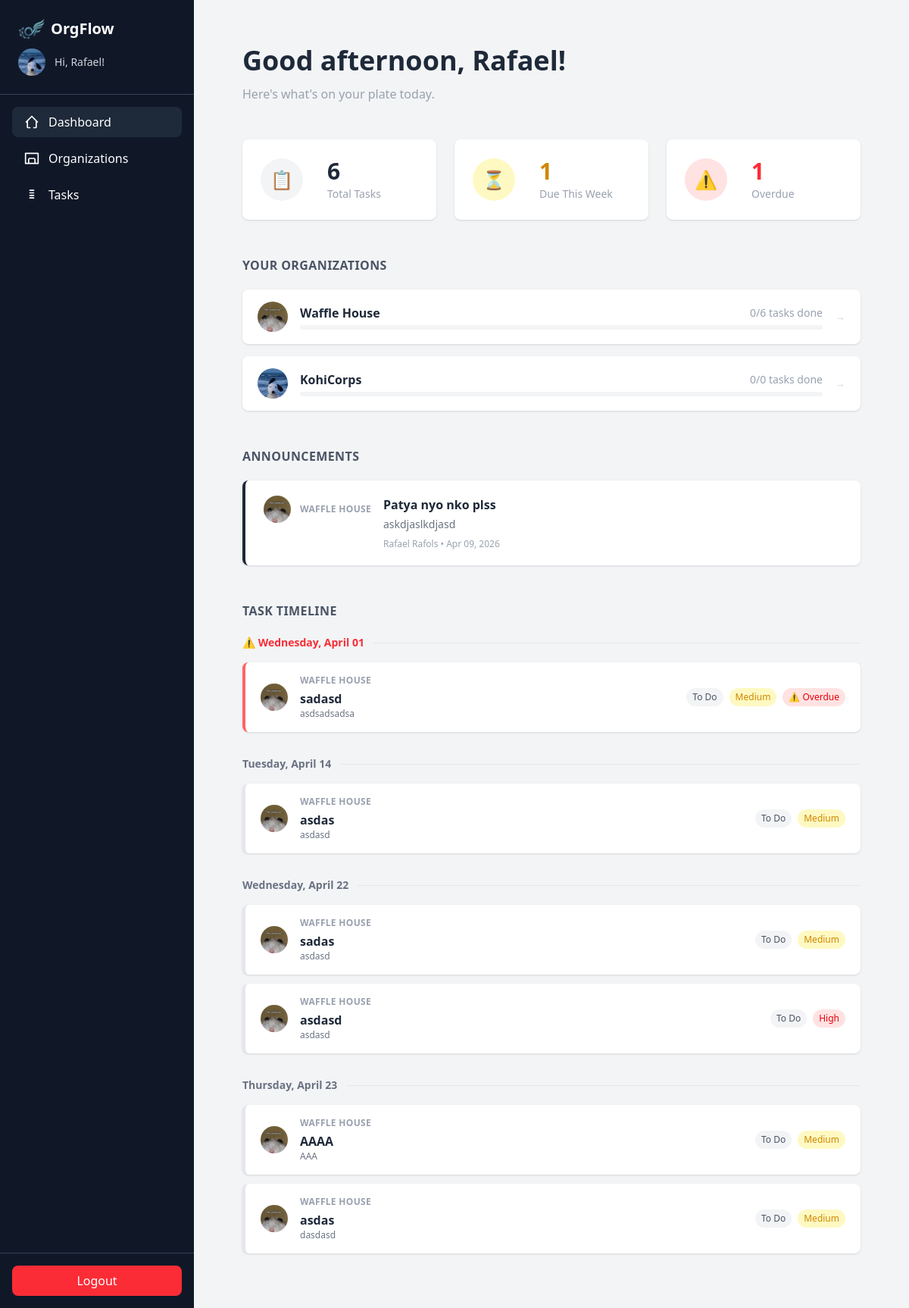
Before: /dashboard/ (signed in) with the older database file.
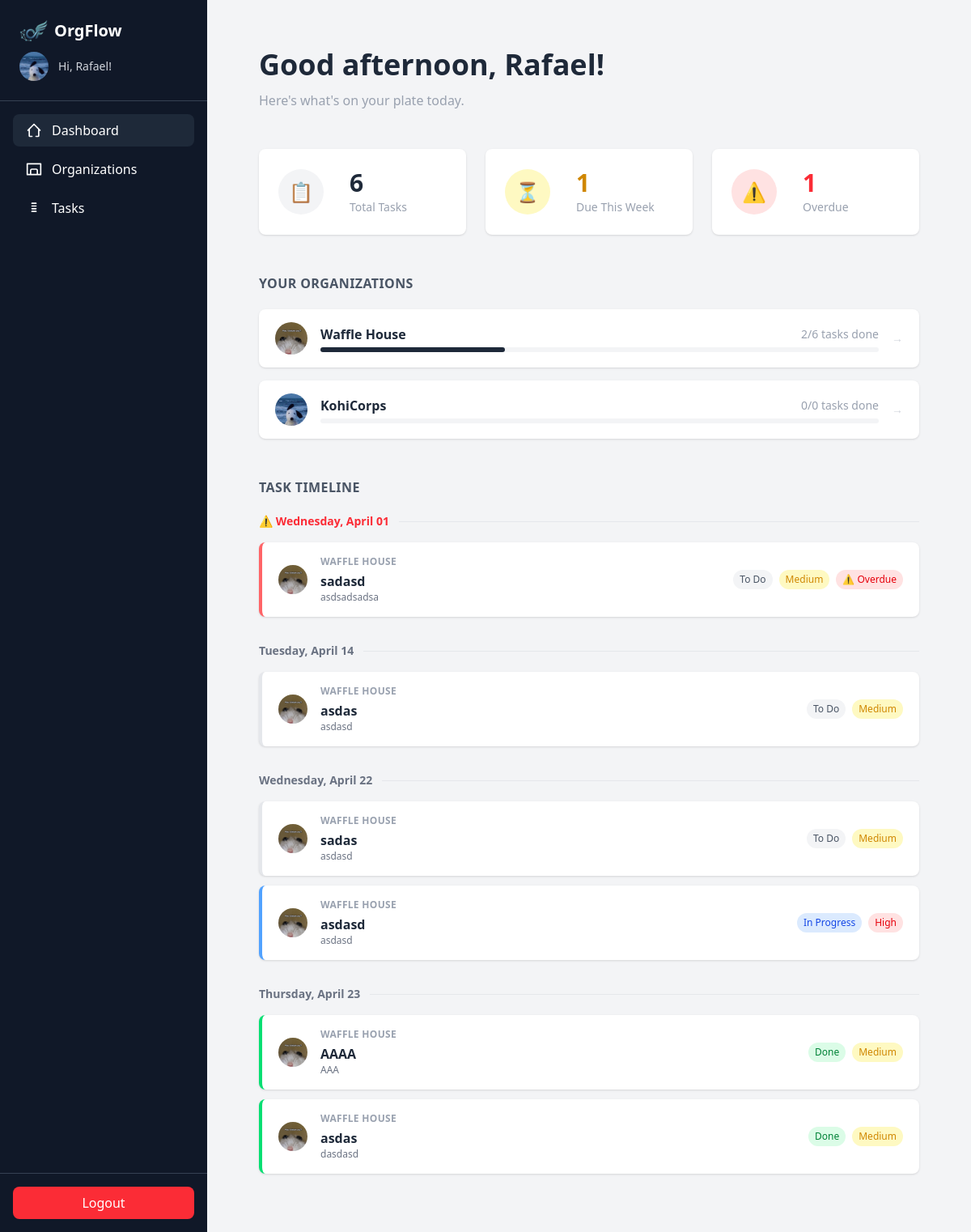
After: the same page with the newer database file.
### clubManagement/models.py (models this page shows, shortened)
class UserProfile(models.Model):
    user = models.OneToOneField(User, on_delete=models.CASCADE, related_name='profile')
    profile_picture = models.ImageField(upload_to='profile_pictures/', blank=True, null=True)

class Organization(models.Model):
    name = models.CharField(max_length=100)
    description = models.TextField(blank=True, default="")
    logo = models.ImageField(upload_to="org_logos/", blank=True, null=True)
    has_two_vp = models.BooleanField(default=False)
    invitation_code = models.CharField(max_length=8, unique=True, blank=True)
    owner = models.ForeignKey(User, on_delete=models.CASCADE)
    created_at = models.DateTimeField(auto_now_add=True)

class Announcement(models.Model):
    organization = models.ForeignKey(Organization, on_delete=models.CASCADE, related_name="announcements")
    created_by = models.ForeignKey(User, on_delete=models.CASCADE)
    title = models.CharField(max_length=200)
    content = models.TextField()
    created_at = models.DateTimeField(auto_now_add=True)

class Task(models.Model):
    STATUS_CHOICES = [
        ("TODO", "To Do"),
        ("PROG", "In Progress"),
        ("DONE", "Done"),
    ]
    PRIORITY_CHOICES = [
        ("HIGH", "High"),
        ("MED", "Medium"),
        ("LOW", "Low"),
    ]
    organization = models.ForeignKey(Organization, on_delete=models.CASCADE, related_name="tasks")
    title = models.CharField(max_length=200)
    description = models.TextField(blank=True, default="")
    assigned_to = models.ForeignKey(User, on_delete=models.CASCADE, related_name="assigned_tasks")
    created_by = models.ForeignKey(User, on_delete=models.CASCADE, related_name="created_tasks")
    status = models.CharField(max_length=4, choices=STATUS_CHOICES, default="TODO")
    priority = models.CharField(max_length=4, choices=PRIORITY_CHOICES, default="MED")
    due_date = models.DateField(blank=True, null=True)
    created_at = models.DateTimeField(auto_now_add=True)
    @property
    def is_overdue(self):
        from django.utils import timezone
        return self.due_date and self.status != "DONE" and self.due_date < timezone.now().date()

### clubManagement/views.py (the view, shortened to what this page needs)
# urls.py: path('dashboard/', views.dashboard, name='dashboard'),
@login_required
def dashboard(request):
    from django.utils import timezone
    from collections import defaultdict
    user_orgs = Organization.objects.filter(membership__user=request.user)
    today = timezone.now().date()
    week_end = today + timezone.timedelta(days=7)
    all_tasks = Task.objects.filter(
        assigned_to=request.user,
        organization__in=user_orgs
    ).select_related("organization").order_by("due_date", "created_at")
    total_tasks = all_tasks.count()
    due_this_week = all_tasks.filter(due_date__gte=today, due_date__lte=week_end).count()
    overdue_count = all_tasks.filter(due_date__lt=today).exclude(status="DONE").count()
    org_stats = []
    for org in user_orgs:
        org_tasks = all_tasks.filter(organization=org)
        total = org_tasks.count()
        done = org_tasks.filter(status="DONE").count()
        percent = round((done / total) * 100) if total > 0 else 0
        org_stats.append({"org": org, "total": total, "done": done, "percent": percent})
    announcements = Announcement.objects.filter(
        organization__in=user_orgs
    ).select_related("organization", "created_by").order_by("-created_at")[:10]
    groups_dict = defaultdict(list)
    no_due_date = []
    for task in all_tasks:
        if task.due_date:
            groups_dict[task.due_date].append(task)
        else:
            no_due_date.append(task)
    task_groups = []
    for date in sorted(groups_dict.keys()):
        tasks = groups_dict[date]
        is_today = date == today
        is_overdue = date < today
        if date.year == today.year:
            date_label = date.strftime('%A, %B %d')
        else:
            date_label = date.strftime('%A, %B %d, %Y')
        task_groups.append({
            "date": date,
            "date_label": date_label,
            "is_today": is_today,
            "is_overdue": is_overdue and not is_today,
            "tasks": tasks
        })
    return render(request, "dashboard.html", {
        "active_page": "dashboard",
        "organizations": user_orgs,
        "task_groups": task_groups,
        "total_tasks": total_tasks,
        "due_this_week": due_this_week,
        "overdue_count": overdue_count,
        "org_stats": org_stats,
        "announcements": announcements,
    })

### clubManagement/templates/dashboard.html (shortened to what this page needs)
{% extends 'base.html' %}
{% block content %}
{% if not organizations %}
<div class="flex items-center justify-center h-full">
  <div class="text-center">
    <div class="mb-6 text-gray-400 text-5xl">🏢</div>
    <h1 class="text-2xl font-semibold text-gray-800 mb-2">No organizations joined yet!</h1>
    <p class="text-gray-500 mb-6">Create one or join one to get started.</p>
    <a href="{% url 'organizations' %}" class="px-5 py-2 rounded bg-gray-900 text-white hover:bg-black">
      Go to Organizations
    </a>
  </div>
</div>
{% else %}
<div class="w-full max-w-6xl mx-auto px-16 py-10" style="padding-top: 60px;">
  <div class="mb-12">
    <h1 class="text-4xl font-bold text-gray-800" id="greeting">Hello, {{ request.user.first_name }}!</h1>
    <p class="text-base text-gray-400 mt-3">Here's what's on your plate today.</p>
  </div>
  <div class="grid grid-cols-3 gap-6 mb-12">
    <div class="bg-white rounded-lg shadow-sm p-6 flex items-center" style="gap: 2rem;">
      <div class="w-14 h-14 rounded-full bg-gray-100 flex items-center justify-center text-2xl flex-shrink-0">📋</div>
      <div>
        <p class="text-3xl font-bold text-gray-800">{{ total_tasks }}</p>
        <p class="text-sm text-gray-400 mt-0.5">Total Tasks</p>
      </div>
    </div>
    <div class="bg-white rounded-lg shadow-sm p-6 flex items-center" style="gap: 2rem;">
      <div class="w-14 h-14 rounded-full bg-yellow-100 flex items-center justify-center text-2xl flex-shrink-0">⏳</div>
      <div>
        <p class="text-3xl font-bold text-yellow-600">{{ due_this_week }}</p>
        <p class="text-sm text-gray-400 mt-0.5">Due This Week</p>
      </div>
    </div>
    <div class="bg-white rounded-lg shadow-sm p-6 flex items-center" style="gap: 2rem;">
      <div class="w-14 h-14 rounded-full bg-red-100 flex items-center justify-center text-2xl flex-shrink-0">⚠️</div>
      <div>
        <p class="text-3xl font-bold text-red-500">{{ overdue_count }}</p>
        <p class="text-sm text-gray-400 mt-0.5">Overdue</p>
      </div>
    </div>
  </div>
  <div class="mb-12">
    <h2 class="text-base font-semibold text-gray-600 uppercase tracking-wide mb-5">Your Organizations</h2>
    <div class="grid grid-cols-1 gap-4">
      {% for org_stat in org_stats %}
      <a href="{% url 'org_tasks' org_stat.org.id %}" class="bg-white rounded-lg shadow-sm px-5 py-4 flex items-center gap-4 hover:shadow transition-shadow">
        {% if org_stat.org.logo %}
        <img src="{{ org_stat.org.logo.url }}" style="width:40px;height:40px;border-radius:50%;object-fit:cover;flex-shrink:0;" />
        {% else %}
        <div style="width:40px;height:40px;border-radius:50%;background:#e5e7eb;display:flex;align-items:center;justify-content:center;font-size:1rem;flex-shrink:0;">🏢</div>
        {% endif %}
        <div class="flex-1 min-w-0">
          <div class="flex items-center justify-between mb-1">
            <p class="font-semibold text-gray-800 text-base">{{ org_stat.org.name }}</p>
            <p class="text-sm text-gray-400">{{ org_stat.done }}/{{ org_stat.total }} tasks done</p>
          </div>
          <div class="w-full bg-gray-100 rounded-full h-1.5">
            <div class="bg-gray-800 h-1.5 rounded-full transition-all"
              style="width: {% if org_stat.total > 0 %}{{ org_stat.percent }}%{% else %}0%{% endif %}"></div>
          </div>
        </div>
        <span class="text-gray-300 text-sm flex-shrink-0">&rarr;</span>
      </a>
      {% endfor %}
    </div>
  </div>
  {% if announcements %}
  <div class="mb-12">
    <h2 class="text-base font-semibold text-gray-600 uppercase tracking-wide mb-5">Announcements</h2>
    <div class="space-y-3">
      {% for announcement in announcements %}
      <div class="bg-white rounded-lg shadow-sm px-6 py-5 border-l-4 border-l-gray-800">
        <div class="flex items-start justify-between gap-4">
          <div class="flex items-center gap-3 flex-shrink-0">
            {% if announcement.organization.logo %}
            <img src="{{ announcement.organization.logo.url }}" style="width:36px;height:36px;border-radius:50%;object-fit:cover;" />
            {% else %}
            <div style="width:36px;height:36px;border-radius:50%;background:#e5e7eb;display:flex;align-items:center;justify-content:center;font-size:0.9rem;">🏢</div>
            {% endif %}
            <p class="text-xs font-semibold text-gray-400 uppercase tracking-wide">{{ announcement.organization.name }}</p>
          </div>
          <div class="flex-1">
            <p class="font-semibold text-gray-800">{{ announcement.title }}</p>
            <p class="text-sm text-gray-500 mt-1">{{ announcement.content }}</p>
            <p class="text-xs text-gray-400 mt-2">
              {{ announcement.created_by.get_full_name|default:announcement.created_by.username }}
              &bull; {{ announcement.created_at|date:"M d, Y" }}
            </p>
          </div>
        </div>
      </div>
      {% endfor %}
    </div>
  </div>
  {% endif %}
  <div>
    <h2 class="text-base font-semibold text-gray-600 uppercase tracking-wide mb-5">Task Timeline</h2>
    {% if task_groups %}
      {% for group in task_groups %}
      <div class="mb-8">
        <div class="flex items-center gap-3 mb-4">
          <div class="text-sm font-semibold {% if group.is_today %}text-blue-600{% elif group.is_overdue %}text-red-500{% else %}text-gray-500{% endif %}">
            {% if group.is_today %}
              Today — {{ group.date_label }}
            {% elif group.is_overdue %}
              ⚠️ {{ group.date_label }}
            {% else %}
              {{ group.date_label }}
            {% endif %}
          </div>
          <div class="flex-1 h-px bg-gray-200"></div>
        </div>
        <div class="space-y-3">
          {% for task in group.tasks %}
          <div class="bg-white rounded-lg shadow-sm px-5 py-4 flex items-center gap-4
            {% if task.is_overdue %}border-l-4 border-l-red-400
            {% elif task.status == 'DONE' %}border-l-4 border-l-green-400
            {% elif task.status == 'PROG' %}border-l-4 border-l-blue-400
            {% else %}border-l-4 border-l-gray-200{% endif %}">
            {% if task.organization.logo %}
            <img src="{{ task.organization.logo.url }}" style="width:36px;height:36px;border-radius:50%;object-fit:cover;flex-shrink:0;" />
            {% else %}
            <div style="width:36px;height:36px;border-radius:50%;background:#e5e7eb;display:flex;align-items:center;justify-content:center;font-size:0.9rem;flex-shrink:0;">🏢</div>
            {% endif %}
            <div class="flex-1 min-w-0">
              <p class="text-xs font-semibold text-gray-400 uppercase tracking-wide mb-1">{{ task.organization.name }}</p>
              <p class="font-semibold text-gray-800 truncate">{{ task.title }}</p>
              {% if task.description %}
              <p class="text-xs text-gray-500 truncate">{{ task.description }}</p>
              {% endif %}
            </div>
            <div class="flex items-center gap-2 flex-shrink-0">
              <span class="text-xs px-2 py-1 rounded-full
                {% if task.status == 'DONE' %}bg-green-100 text-green-700
                {% elif task.status == 'PROG' %}bg-blue-100 text-blue-700
                {% else %}bg-gray-100 text-gray-600{% endif %}">
                {{ task.get_status_display }}
              </span>
              <span class="text-xs px-2 py-1 rounded-full
                {% if task.priority == 'HIGH' %}bg-red-100 text-red-600
                {% elif task.priority == 'MED' %}bg-yellow-100 text-yellow-600
                {% else %}bg-green-100 text-green-600{% endif %}">
                {{ task.get_priority_display }}
              </span>
              {% if task.is_overdue %}
              <span class="text-xs px-2 py-1 rounded-full bg-red-100 text-red-600">⚠️ Overdue</span>
              {% endif %}
            </div>
          </div>
          {% endfor %}
        </div>
      </div>
      {% endfor %}
    {% else %}
    <div class="text-center py-12 text-gray-400 bg-white rounded-lg shadow-sm">
      <div class="text-4xl mb-3">✅</div>
      <p class="text-lg font-medium text-gray-600">No tasks assigned to you yet!</p>
      <p class="text-sm mt-1">When tasks are assigned to you they will appear here.</p>
    </div>
    {% endif %}
  </div>
</div>
{% endif %}
{% endblock %}

### clubManagement/templates/base.html (shortened to what this page needs)
{% load static %}
<!doctype html>
<html lang="en">
  <head>
    <link rel="stylesheet" href="{% static 'css/dist/styles.css' %}">
  </head>
  <body class="bg-gray-100">
    <div class="flex h-screen">
      <div class="w-64 bg-gray-900 text-white flex flex-col">
        <div class="p-6 border-b border-gray-700">
          <div class="flex items-center gap-2">
            <img src="{% static 'logo_navbar.png' %}" alt="OrgFlow logo" style="height:28px;width:auto;display:inline-block;" />
            <h1 class="text-xl font-bold">OrgFlow</h1>
          </div>
          <a href="{% url 'profile' %}" class="flex items-center gap-3 mt-3 hover:opacity-80">
            {% if request.user.profile.profile_picture %}
              <img src="{{ request.user.profile.profile_picture.url }}" class="w-9 h-9 rounded-full object-cover flex-shrink-0" alt="avatar">
            {% else %}
              <div class="w-9 h-9 rounded-full bg-gray-600 flex items-center justify-center text-sm font-bold flex-shrink-0">
                {{ request.user.first_name|first|upper|default:request.user.username|first|upper }}
              </div>
            {% endif %}
            <span class="text-gray-300 text-sm">Hi, {{ request.user.first_name|default:request.user.username }}!</span>
          </a>
        </div>
        <nav class="flex-1 p-4 space-y-2">
          <a
            href="{% url 'dashboard' %}"
            class="flex items-center gap-3 px-4 py-2 rounded-lg {% if active_page == 'dashboard' %}bg-gray-800{% else %}hover:bg-gray-800{% endif %}"
          >
            <svg xmlns="http://www.w3.org/2000/svg" class="h-5 w-5" fill="none" viewBox="0 0 24 24" stroke="currentColor">
              <path stroke-linecap="round" stroke-linejoin="round" stroke-width="2" d="M3 12l2-2m0 0l7-7 7 7M5 10v10a1 1 0 001 1h3m10-11l2 2m-2-2v10a1 1 0 01-1 1h-3" />
            </svg>
            Dashboard
          </a>
          <a
            href="{% url 'organizations' %}"
            class="flex items-center gap-3 px-4 py-2 rounded-lg {% if active_page == 'organizations' %}bg-gray-800{% else %}hover:bg-gray-800{% endif %}"
          >
            <svg xmlns="http://www.w3.org/2000/svg" class="h-5 w-5" fill="none" viewBox="0 0 24 24" stroke="currentColor">
              <path stroke-linecap="round" stroke-linejoin="round" stroke-width="2" d="M17 20h5V4H2v16h5m10 0v-6a2 2 0 00-2-2H9a2 2 0 00-2 2v6m10 0H7" />
            </svg>
            Organizations
          </a>
          <a
            href="{% url 'tasks' %}"
            class="flex items-center gap-3 px-4 py-2 rounded-lg {% if active_page == 'tasks' %}bg-gray-800{% else %}hover:bg-gray-800{% endif %}"
          >
            <svg xmlns="http://www.w3.org/2000/svg" class="h-5 w-5" fill="none" viewBox="0 0 24 24" stroke="currentColor">
              <path stroke-linecap="round" stroke-linejoin="round" stroke-width="2" d="M9 5h6M9 9h6M9 13h6M9 17h6" />
            </svg>
            Tasks
          </a>
        </nav>
        <div class="p-4 border-t border-gray-700">
          <a href="{% url 'logout' %}" class="block text-center bg-red-500 py-2 rounded-lg hover:bg-red-600">
            Logout
          </a>
        </div>
      </div>
      <div class="flex-1 overflow-y-auto">
        {% block content %}{% endblock %}
      </div>
    </div>
  </body>
</html>

Changed rows visible on the page:
removed Announcement: organization.logo (picture), organization.name "WAFFLE HOUSE", title "Patya nyo nko plss", content "askdjaslkdjasd", created_by.get_full_name "Rafael Rafols", created_at "Apr 09, 2026"
computed for Organization "Waffle House": done "0" → "2"
changed Task "High": status "To Do" → "In Progress"
changed Task "AAAA": status "To Do" → "Done"
changed Task "dasdasd": status "To Do" → "Done"
Other visible differences:
text no longer shown: "ANNOUNCEMENTS"
